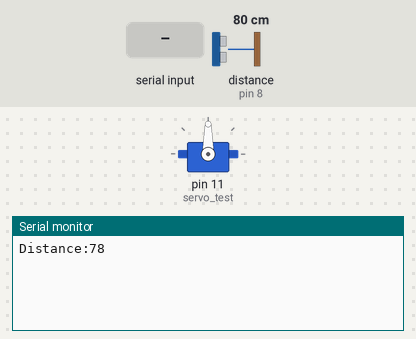
Recording of a sketch running on a simulated Arduino Uno, built with avr-gcc and run on an emulated ATmega328P. Shown: servo, the last lines printed to the serial monitor. Wiring (inferred from the names in the program): ultrasonic range finder: trigger pin 7; echo pin 8. Inputs (shaded band) come from the test bench; at power-on: distance to the obstacle (sensor on pin 8) 80 cm. The echo pulse lasts 58.3 µs per cm; the modem accepts every AT command (registered, SIM ready, sends succeed) and sends nothing else.

Above: at 1.3 s.
1.4 s: "s" received over the second serial link
At 10.8 s:
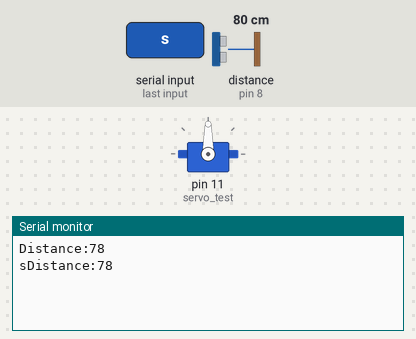
11.6 s: "r" received over Serial
At 20.9 s:
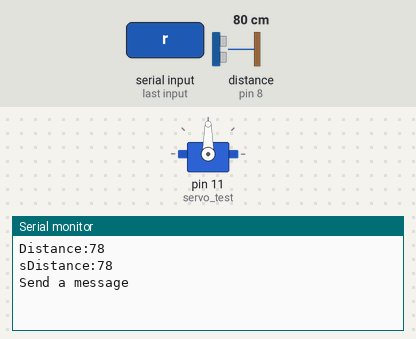

The sketch:

final_3.ino
```cpp
#include <SoftwareSerial.h>
#include <Servo.h>
SoftwareSerial mySerial(9, 10);
Servo servo_test;        //initialize a servo object for the connected servo

int angle = 0;


// defines pins numbers
const int trigPin = 7;
const int echoPin = 8;
char c;
// defines variables
long duration;
int distance;

void setup()
{
   servo_test.attach(11);
   pinMode(trigPin, OUTPUT); // Sets the trigPin as an Output
   pinMode(echoPin, INPUT); // Sets the echoPin as an Input
   Serial.begin(9600); // Starts the serial communication
   mySerial.begin(9600);   // Setting the baud rate of GSM Module
   Serial.begin(9600);    // Setting the baud rate of Serial Monitor (Arduino)
   delay(100);

}


void loop()

{
// Clears the trigPin
digitalWrite(trigPin, LOW);
delayMicroseconds(2);
// Sets the trigPin on HIGH state for 10 micro seconds
digitalWrite(trigPin, HIGH);
delayMicroseconds(10);
digitalWrite(trigPin, LOW);
// Reads the echoPin, returns the sound wave travel time in microseconds
duration = pulseIn(echoPin, HIGH);
// Calculating the distance
distance= duration*0.034/2;
// Prints the distance on the Serial Monitor
Serial.print("Distance:");
Serial.println(distance);
delay(10000);

  if (Serial.available()>0)
   switch(Serial.read())
  {
    case 's':
      SendMessage();
      break;
    case 'r':
      RecieveMessage();
      break;
  }

 if (mySerial.available()>0)
   Serial.write(mySerial.read());
}


 void SendMessage()

{
  if (distance < 15 && distance >=10)
  {
    Serial.println("Distance reached");
  mySerial.println("AT+CMGF=1");    //Sets the GSM Module in Text Mode
  delay(1000);  // Delay of 1000 milli seconds or 1 second
  mySerial.println("AT+CMGS=\"+918369925301\"\r"); // Replace x with mobile number
  delay(1000);
  mySerial.println("I am SMS from GSM Module");// The SMS text you want to send
  delay(100);
   mySerial.println((char)26);// ASCII code of CTRL+Z
  delay(1000);
}
}

 void RecieveMessage()
{

    Serial.println("Send a message");
  mySerial.println("AT+CNMI=2,2,0,0,0"); // AT Command to receive a live SMS
  delay(1000);

}
```

Measured:
- after the input at 1.4 s, the serial monitor: prints a new line after 8.7 s (image 1)
- after the input at 11.6 s, the serial monitor: prints a new line after 8.5 s (image 2)
